Frame 1 (no input): blank canvas, image omitted
Frame 60 (no input): blank canvas, image omitted
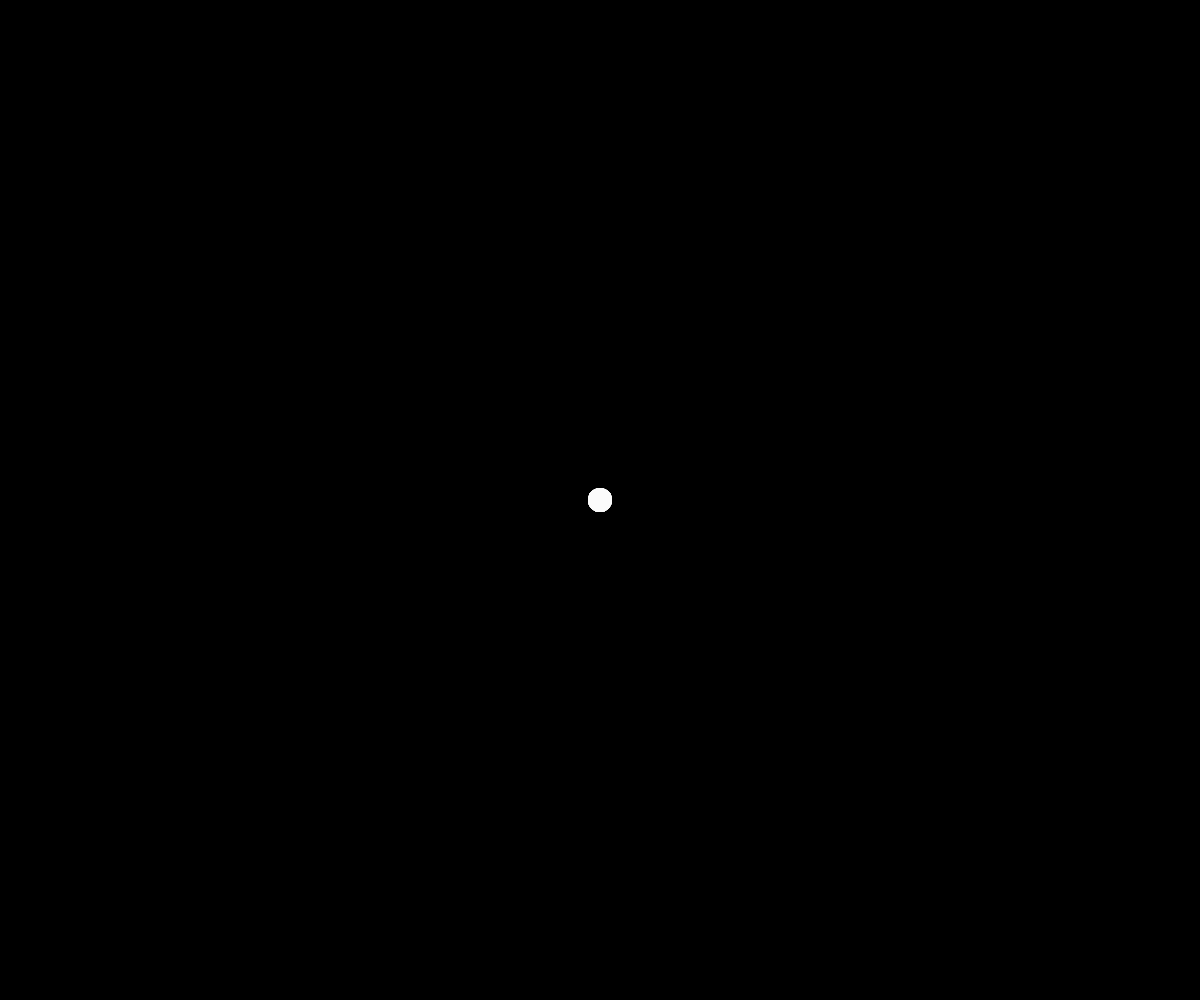
Frame 120 (the mouse pressed at the canvas centre since frame 60)

The p5.js sketch whose frames 1 and 60 were blank and that drew this single picture after the mouse press (run headless with seeded random() and noise() and a simulated clock; from frame 60 on, the mouse is pressed at the canvas centre):

// p5.js sketch
// ── sketch.js
let zBereich;

function setup() {
  zBereich = createCanvas(windowWidth, windowHeight);

  zBereich.position(0,0);
  zBereich.style('z-index', '-1');
}

function draw() {
  noStroke();
  /*for(let i = 0; i <= 255; i++) {
    for(let j = 0; j <= 255; j++) {
      for(let l = 0; l <= 255; l++) {
          fill(i, j, l);
      }
    }
  }*/
  fill(255, 50);
  circle(mouseX, mouseY, 24);
}

function mousePressed() {
  background(0);
}
